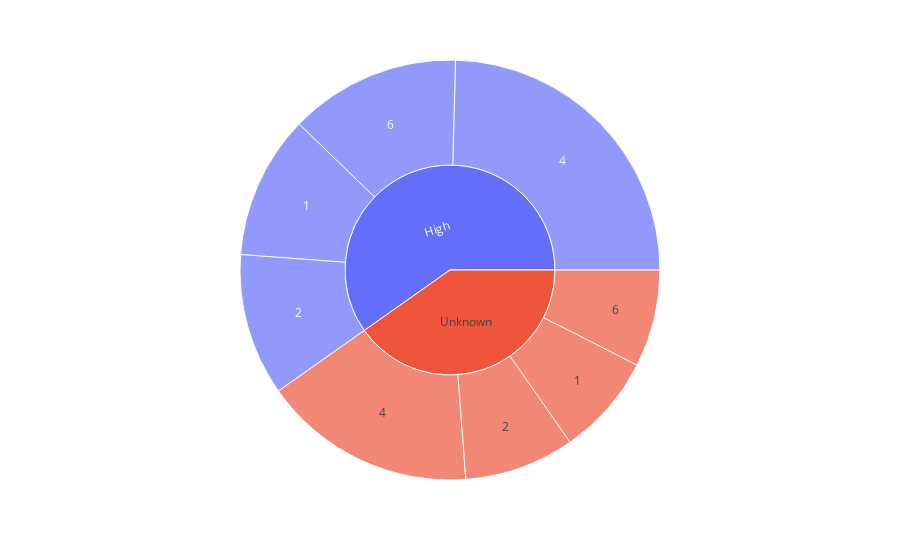

The notebook cell saved with this chart:
### Code cell
# distribution of site traffic for different servings
px.sunburst(recipe_site_traffic_cleaned_df, path=['high_traffic', 'servings'])

### Figure 1 — Plotly figure (JSON) as saved in the notebook; plotly's stock layout.template omitted (floating-point values rounded to 4 significant figures)
{"data": [{"branchvalues": "total", "domain": {"x": [0, 1], "y": [0, 1]}, "hovertemplate": "labels=%{label}<br>count=%{value}<br>parent=%{parent}<br>id=%{id}<extra></extra>", "ids": ["High/1", "Unknown/1", "High/2", "Unknown/2", "High/4", "Unknown/4", "High/6", "Unknown/6", "High", "Unknown"], "labels": ["1", "1", "2", "2", "4", "4", "6", "6", "High", "Unknown"], "name": "", "parents": ["High", "Unknown", "High", "Unknown", "High", "Unknown", "High", "Unknown", "", ""], "type": "sunburst", "values": [99, 70, 98, 76, 220, 147, 118, 67, 535, 360]}], "layout": {"legend": {"tracegroupgap": 0}, "margin": {"t": 60}}}
